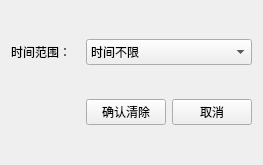
<?xml version="1.0" encoding="UTF-8"?>
<ui version="4.0">
 <class>Form</class>
 <widget class="QWidget" name="Form">
  <property name="geometry">
   <rect>
    <x>0</x>
    <y>0</y>
    <width>263</width>
    <height>165</height>
   </rect>
  </property>
  <property name="windowTitle">
   <string>日志清除</string>
  </property>
  <layout class="QHBoxLayout" name="horizontalLayout">
   <item>
    <layout class="QGridLayout" name="gridLayout">
     <item row="0" column="1">
      <widget class="QComboBox" name="timeRange">
       <property name="minimumSize">
        <size>
         <width>0</width>
         <height>26</height>
        </size>
       </property>
       <item>
        <property name="text">
         <string>时间不限</string>
        </property>
       </item>
       <item>
        <property name="text">
         <string>过去1小时</string>
        </property>
       </item>
       <item>
        <property name="text">
         <string>过去1天</string>
        </property>
       </item>
       <item>
        <property name="text">
         <string>过去7天</string>
        </property>
       </item>
       <item>
        <property name="text">
         <string>过去1个月</string>
        </property>
       </item>
       <item>
        <property name="text">
         <string>过去1年</string>
        </property>
       </item>
      </widget>
     </item>
     <item row="0" column="0">
      <widget class="QLabel" name="label">
       <property name="text">
        <string>时间范围：</string>
       </property>
      </widget>
     </item>
     <item row="1" column="1">
      <layout class="QHBoxLayout" name="horizontalLayout_2">
       <item>
        <widget class="QPushButton" name="clearOk">
         <property name="minimumSize">
          <size>
           <width>0</width>
           <height>26</height>
          </size>
         </property>
         <property name="text">
          <string>确认清除</string>
         </property>
        </widget>
       </item>
       <item>
        <widget class="QPushButton" name="clearCancel">
         <property name="minimumSize">
          <size>
           <width>0</width>
           <height>26</height>
          </size>
         </property>
         <property name="text">
          <string>取消</string>
         </property>
        </widget>
       </item>
      </layout>
     </item>
    </layout>
   </item>
  </layout>
 </widget>
 <resources/>
 <connections/>
</ui>
